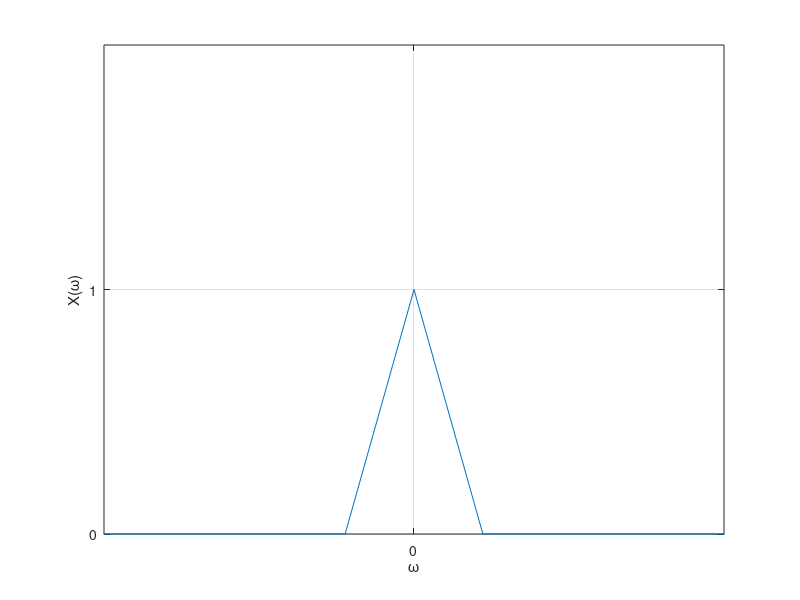
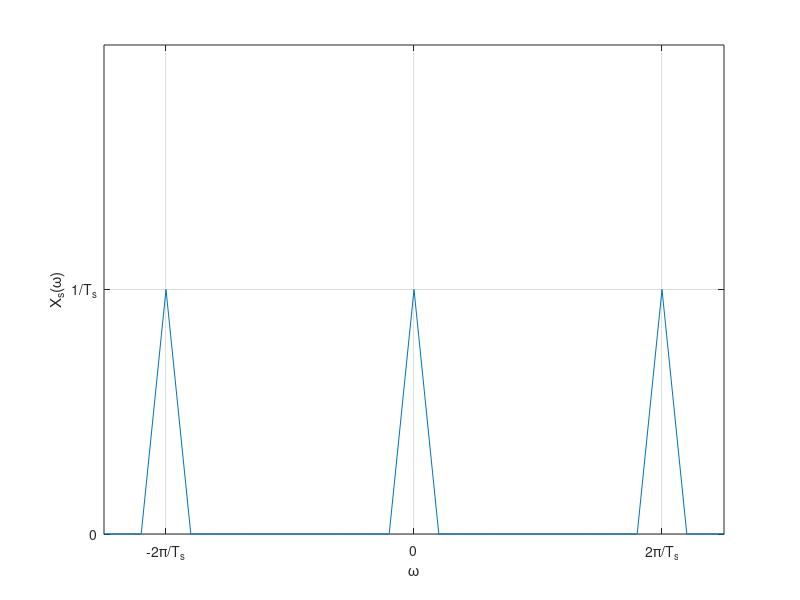
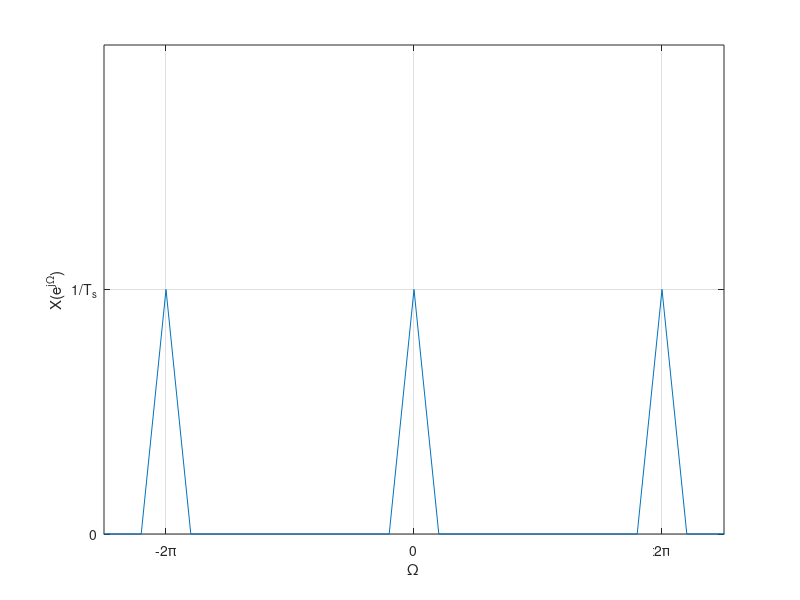
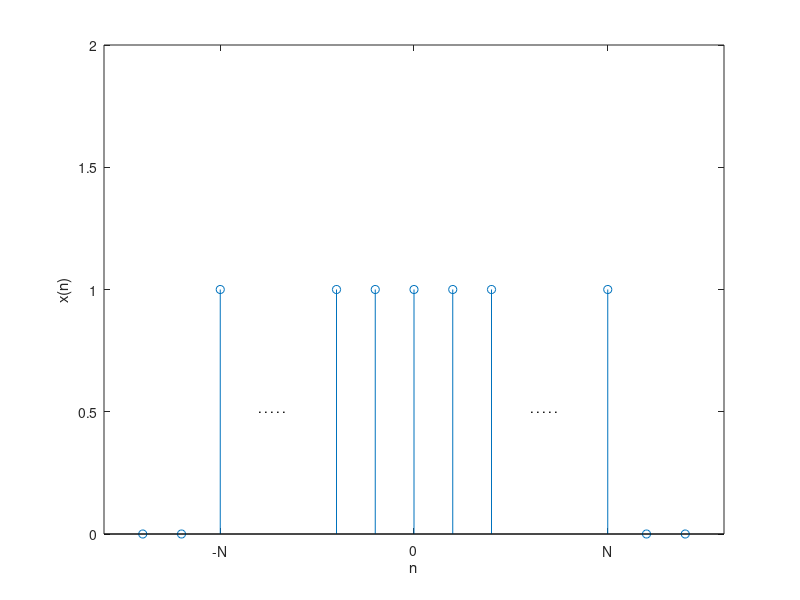

Write MATLAB code to recreate these figures, in order.
%% ECE512 lecture 9 and 10
clear all; clc;
%% p4.32
figure(1);clf;
subplot(2,1,1)
w=0:.01:pi;
H=2*cos(2.*w).*exp(-j*2.*w);
plot(w,abs(H))
set(gca,'XLim', [0 pi],'XTick',[ 0 pi/4 pi/2 3*pi/4 pi],'XTickLabel',{'0';'\pi/4'; '\pi/2'; '3\pi/4';'\pi'})  % Set phase axis
set(gca,'YLim', [0 2])  % Set phase axis
grid
xlabel('\omega')
ylabel('|H(\omega)|')

subplot(2,1,2)
plot(w,angle(H))
set(gca,'XLim', [0 pi],'XTick',[ 0 pi/4 pi/2 3*pi/4 pi],'XTickLabel',{'0';'\pi/4'; '\pi/2'; '3\pi/4';'\pi'})  % Set phase axis
set(gca,'YLim', [-2 2])  % Set phase axis
grid
xlabel('\omega')
ylabel('\theta(\omega)')

%% triangles1
%% fft 1
figure(1); clf;
magx1=zeros(1,101);
magx1(51)=100;
plot(linspace(-10,10,length(magx1)),magx1)
xlim([-.9 .9])
ylim([0 200])
set(gca, 'XTick', [0],'XTickLabel',{ '0'})
set(gca, 'YTick', [0 100],'YTickLabel',{'0','1'})
ylabel('X(\omega)')
xlabel('\omega')
grid


figure(2); clf;
magx1(41)=100;magx1(51)=100;magx1(61)=100;
plot(linspace(-10,10,length(magx1)),magx1)
xlim([-2.5 2.5])
ylim([0 200])
set(gca, 'XTick', [-2 0 2],'XTickLabel',{'-2\pi/T_s',  '0',  '2\pi/T_s'})
set(gca, 'YTick', [0 100],'YTickLabel',{'0','1/T_s'})
ylabel('X_s(\omega)')
xlabel('\omega')
grid

figure(3); clf;
magx1(41)=100;magx1(51)=100;magx1(61)=100;
plot(linspace(-10,10,length(magx1)),magx1)
xlim([-2.5 2.5])
ylim([0 200])
set(gca, 'XTick', [-2 0 2],'XTickLabel',{'-2\pi',  '0',  '2\pi'})
set(gca, 'YTick', [0 100],'YTickLabel',{'0','1/T_s'})
ylabel('X(e^{j\Omega})')
xlabel('\Omega')
grid

%% stem1
figure(4); clf;
N=5;
x=[-N-2 -N-1 -N -2 -1 0 1 2 N N+1 N+2];
y=[ 0 0 1 1 1 1 1 1 1 0 0]
stem(x,y)
ylim([0 2])
xlim([-N-3 N+3])
set(gca, 'XTick', [-N 0 N ],'XTickLabel',{'-N', '0', 'N'})
text(-4, .5, '. . . . .')
text(3, .5, '. . . . .')
xlabel('n')
ylabel('x(n)')

%% sinc1
figure(5);clf;
N=3;
O=-3*pi:.1:3*pi;
f=sin(O.*(N-.5))./sin(O./2);
plot(O, f)
ylim([-2 6])
xlim([-2.2*pi 2.2*pi])
set(gca, 'XTick', [-2*pi -pi 0 pi 2*pi ],'XTickLabel',{'-2\pi', '-\pi', '0', '\pi', '2\pi'})
set(gca, 'YTick', [0 5],'YTickLabel',{'0','2N+1'})
xlabel('\Omega')
ylabel('X(e^{j\Omega})')
grid